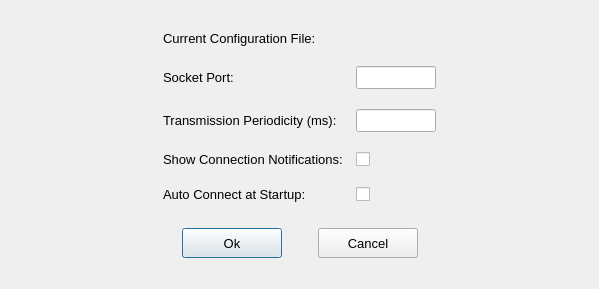
<?xml version="1.0" encoding="UTF-8"?>
<ui version="4.0">
 <class>ApplicationSettingsDialog</class>
 <widget class="QDialog" name="ApplicationSettingsDialog">
  <property name="windowModality">
   <enum>Qt::ApplicationModal</enum>
  </property>
  <property name="geometry">
   <rect>
    <x>0</x>
    <y>0</y>
    <width>599</width>
    <height>289</height>
   </rect>
  </property>
  <property name="sizePolicy">
   <sizepolicy hsizetype="Preferred" vsizetype="Preferred">
    <horstretch>0</horstretch>
    <verstretch>0</verstretch>
   </sizepolicy>
  </property>
  <property name="font">
   <font>
    <family>Segoe UI</family>
    <pointsize>10</pointsize>
   </font>
  </property>
  <property name="windowTitle">
   <string>Application Settings</string>
  </property>
  <layout class="QVBoxLayout" name="verticalLayout_2">
   <item>
    <spacer name="verticalSpacer">
     <property name="orientation">
      <enum>Qt::Vertical</enum>
     </property>
     <property name="sizeType">
      <enum>QSizePolicy::Fixed</enum>
     </property>
     <property name="sizeHint" stdset="0">
      <size>
       <width>20</width>
       <height>20</height>
      </size>
     </property>
    </spacer>
   </item>
   <item>
    <layout class="QHBoxLayout" name="horizontalLayout_4">
     <item>
      <spacer name="horizontalSpacer_6">
       <property name="orientation">
        <enum>Qt::Horizontal</enum>
       </property>
       <property name="sizeHint" stdset="0">
        <size>
         <width>40</width>
         <height>20</height>
        </size>
       </property>
      </spacer>
     </item>
     <item>
      <layout class="QFormLayout" name="formLayout">
       <property name="labelAlignment">
        <set>Qt::AlignLeading|Qt::AlignLeft|Qt::AlignVCenter</set>
       </property>
       <item row="0" column="0">
        <widget class="QLabel" name="label_2">
         <property name="text">
          <string>Current Configuration File:  </string>
         </property>
        </widget>
       </item>
       <item row="2" column="0">
        <widget class="QLabel" name="label_3">
         <property name="text">
          <string>Socket Port:  </string>
         </property>
        </widget>
       </item>
       <item row="2" column="1">
        <widget class="QLineEdit" name="lineEditSocketPort">
         <property name="sizePolicy">
          <sizepolicy hsizetype="Fixed" vsizetype="Fixed">
           <horstretch>0</horstretch>
           <verstretch>0</verstretch>
          </sizepolicy>
         </property>
         <property name="minimumSize">
          <size>
           <width>80</width>
           <height>0</height>
          </size>
         </property>
         <property name="maximumSize">
          <size>
           <width>80</width>
           <height>16777215</height>
          </size>
         </property>
         <property name="inputMask">
          <string/>
         </property>
        </widget>
       </item>
       <item row="3" column="0">
        <spacer name="verticalSpacer_3">
         <property name="orientation">
          <enum>Qt::Vertical</enum>
         </property>
         <property name="sizeType">
          <enum>QSizePolicy::Fixed</enum>
         </property>
         <property name="sizeHint" stdset="0">
          <size>
           <width>20</width>
           <height>8</height>
          </size>
         </property>
        </spacer>
       </item>
       <item row="4" column="0">
        <widget class="QLabel" name="label_4">
         <property name="text">
          <string>Transmission Periodicity (ms):  </string>
         </property>
        </widget>
       </item>
       <item row="4" column="1">
        <widget class="QLineEdit" name="lineEditTransmissionPeriodicity">
         <property name="sizePolicy">
          <sizepolicy hsizetype="Fixed" vsizetype="Fixed">
           <horstretch>0</horstretch>
           <verstretch>0</verstretch>
          </sizepolicy>
         </property>
         <property name="minimumSize">
          <size>
           <width>80</width>
           <height>0</height>
          </size>
         </property>
         <property name="maximumSize">
          <size>
           <width>80</width>
           <height>16777215</height>
          </size>
         </property>
        </widget>
       </item>
       <item row="5" column="0">
        <spacer name="verticalSpacer_4">
         <property name="orientation">
          <enum>Qt::Vertical</enum>
         </property>
         <property name="sizeType">
          <enum>QSizePolicy::Fixed</enum>
         </property>
         <property name="sizeHint" stdset="0">
          <size>
           <width>20</width>
           <height>8</height>
          </size>
         </property>
        </spacer>
       </item>
       <item row="6" column="0">
        <widget class="QLabel" name="label_5">
         <property name="layoutDirection">
          <enum>Qt::LeftToRight</enum>
         </property>
         <property name="text">
          <string>Show Connection Notifications:  </string>
         </property>
        </widget>
       </item>
       <item row="6" column="1">
        <widget class="QCheckBox" name="checkBoxConnectionNotifications">
         <property name="layoutDirection">
          <enum>Qt::LeftToRight</enum>
         </property>
         <property name="text">
          <string/>
         </property>
        </widget>
       </item>
       <item row="7" column="0">
        <spacer name="verticalSpacer_5">
         <property name="orientation">
          <enum>Qt::Vertical</enum>
         </property>
         <property name="sizeType">
          <enum>QSizePolicy::Fixed</enum>
         </property>
         <property name="sizeHint" stdset="0">
          <size>
           <width>20</width>
           <height>8</height>
          </size>
         </property>
        </spacer>
       </item>
       <item row="8" column="0">
        <widget class="QLabel" name="label_6">
         <property name="frameShape">
          <enum>QFrame::NoFrame</enum>
         </property>
         <property name="text">
          <string>Auto Connect at Startup:  </string>
         </property>
        </widget>
       </item>
       <item row="8" column="1">
        <widget class="QCheckBox" name="checkBoxAutoConnect">
         <property name="text">
          <string/>
         </property>
        </widget>
       </item>
       <item row="1" column="0">
        <spacer name="verticalSpacer_6">
         <property name="orientation">
          <enum>Qt::Vertical</enum>
         </property>
         <property name="sizeType">
          <enum>QSizePolicy::Fixed</enum>
         </property>
         <property name="sizeHint" stdset="0">
          <size>
           <width>20</width>
           <height>8</height>
          </size>
         </property>
        </spacer>
       </item>
       <item row="0" column="1">
        <widget class="QLabel" name="labelConfigFile">
         <property name="sizePolicy">
          <sizepolicy hsizetype="Preferred" vsizetype="Fixed">
           <horstretch>0</horstretch>
           <verstretch>0</verstretch>
          </sizepolicy>
         </property>
         <property name="maximumSize">
          <size>
           <width>300</width>
           <height>16777215</height>
          </size>
         </property>
         <property name="font">
          <font>
           <family>Segoe UI</family>
           <pointsize>10</pointsize>
           <italic>true</italic>
          </font>
         </property>
         <property name="text">
          <string>&lt;ConfigFile&gt;</string>
         </property>
         <property name="wordWrap">
          <bool>true</bool>
         </property>
        </widget>
       </item>
      </layout>
     </item>
     <item>
      <spacer name="horizontalSpacer_5">
       <property name="orientation">
        <enum>Qt::Horizontal</enum>
       </property>
       <property name="sizeHint" stdset="0">
        <size>
         <width>40</width>
         <height>20</height>
        </size>
       </property>
      </spacer>
     </item>
    </layout>
   </item>
   <item>
    <spacer name="verticalSpacer_2">
     <property name="orientation">
      <enum>Qt::Vertical</enum>
     </property>
     <property name="sizeType">
      <enum>QSizePolicy::Fixed</enum>
     </property>
     <property name="sizeHint" stdset="0">
      <size>
       <width>20</width>
       <height>20</height>
      </size>
     </property>
    </spacer>
   </item>
   <item>
    <layout class="QHBoxLayout" name="horizontalLayout">
     <item>
      <spacer name="horizontalSpacer">
       <property name="orientation">
        <enum>Qt::Horizontal</enum>
       </property>
       <property name="sizeHint" stdset="0">
        <size>
         <width>40</width>
         <height>20</height>
        </size>
       </property>
      </spacer>
     </item>
     <item>
      <widget class="QPushButton" name="pushButtonOk">
       <property name="minimumSize">
        <size>
         <width>100</width>
         <height>30</height>
        </size>
       </property>
       <property name="text">
        <string>Ok</string>
       </property>
      </widget>
     </item>
     <item>
      <spacer name="horizontalSpacer_3">
       <property name="orientation">
        <enum>Qt::Horizontal</enum>
       </property>
       <property name="sizeType">
        <enum>QSizePolicy::Fixed</enum>
       </property>
       <property name="sizeHint" stdset="0">
        <size>
         <width>30</width>
         <height>20</height>
        </size>
       </property>
      </spacer>
     </item>
     <item>
      <widget class="QPushButton" name="pushButtonCancel">
       <property name="minimumSize">
        <size>
         <width>100</width>
         <height>30</height>
        </size>
       </property>
       <property name="text">
        <string>Cancel</string>
       </property>
      </widget>
     </item>
     <item>
      <spacer name="horizontalSpacer_2">
       <property name="orientation">
        <enum>Qt::Horizontal</enum>
       </property>
       <property name="sizeHint" stdset="0">
        <size>
         <width>40</width>
         <height>20</height>
        </size>
       </property>
      </spacer>
     </item>
    </layout>
   </item>
   <item>
    <spacer name="verticalSpacer_7">
     <property name="orientation">
      <enum>Qt::Vertical</enum>
     </property>
     <property name="sizeHint" stdset="0">
      <size>
       <width>20</width>
       <height>40</height>
      </size>
     </property>
    </spacer>
   </item>
  </layout>
 </widget>
 <resources/>
 <connections/>
</ui>
